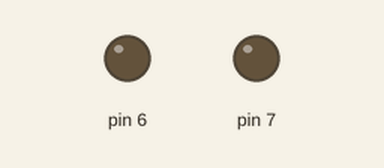
The sketch below on a simulated Arduino Uno, built with avr-gcc and run on an emulated ATmega328P. Parts: output pins drawn as LEDs (lit = HIGH).

Above: at 0.2 s.
At 2.7 s:
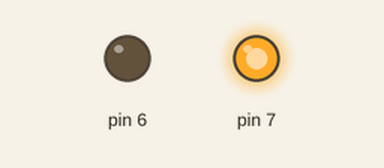
At 7.2 s:
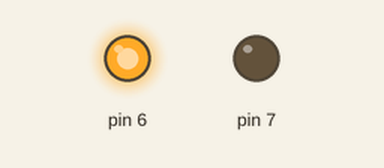
At 15.7 s:
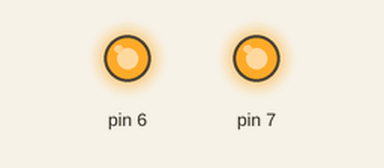
Timing chart, 0 to 16.1 s (numbered marks = the images above):
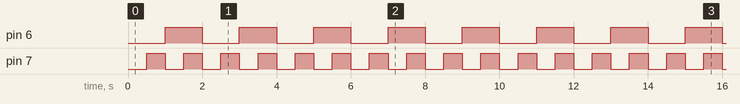

Measured:
- by itself, pin 6: goes 32 × (HIGH 1.0 s, LOW 1.0 s), HIGH 0.54 s, 32 × (LOW 1.0 s, HIGH 1.0 s), then LOW
- by itself, pin 7: goes 65 × (HIGH 0.50 s, LOW 0.50 s), HIGH 0.04 s, 64 × (LOW 0.50 s, HIGH 0.50 s), then LOW
- by itself, everything shown: repeats every 14.0 s, in 28 steps

The sketch:

A7_estudio_teorico_parpadeo_dos_leds.ino
```cpp
// Parpadeo dos LEDs

unsigned tiempo = 0;
int frecuencia1 = 1000; // cada segundo
int frecuencia2 = 500; // cada 0.3 s

void setup() {
  pinMode(6,OUTPUT);
  pinMode(7,OUTPUT);
}

void loop() {
  tiempo = millis(); // cada segundo
  digitalWrite(6,(tiempo/frecuencia1)%2);
  digitalWrite(7,(tiempo/frecuencia2)%2);
}
```
